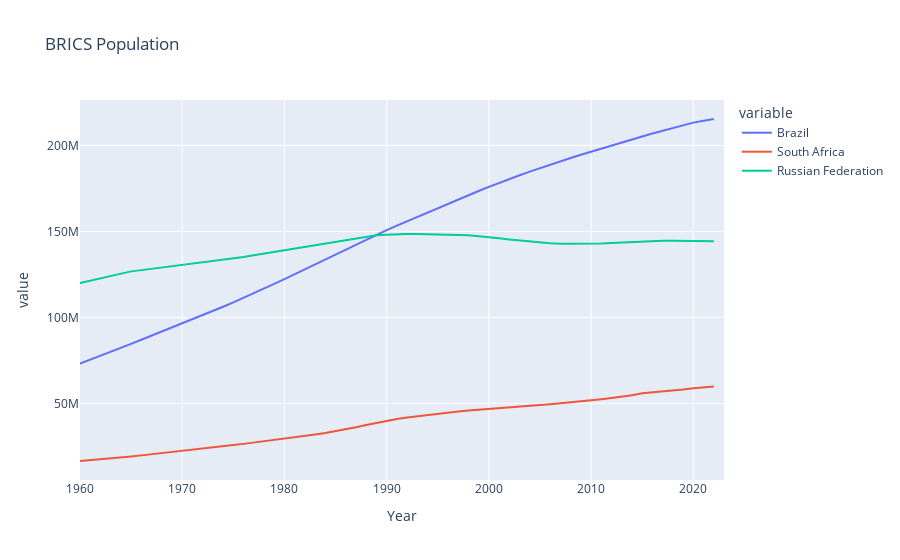

Notebook cell for this chart:
### Code cell
fig = px.line(BRICS ,x="Year", y=['Brazil','South Africa','Russian Federation'],title='BRICS Population')
fig.show()
